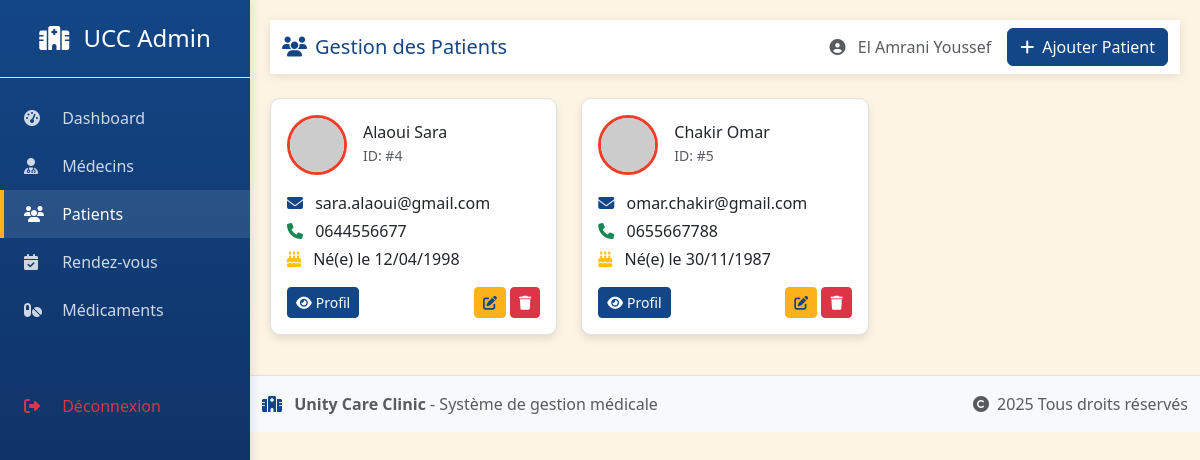
Page /routes/router.php?route=admin&patients (signed in) on the committed database.
### tables this page shows
CREATE TABLE `patients` (
  `id` int(11) NOT NULL,
  `date_naissance` date NOT NULL
);

CREATE TABLE `users` (
  `id` int(11) NOT NULL,
  `nom` varchar(50) NOT NULL,
  `prenom` varchar(50) NOT NULL,
  `email` varchar(100) NOT NULL,
  `username` varchar(50) NOT NULL,
  `password` varchar(255) NOT NULL,
  `telephone` varchar(20) DEFAULT NULL,
  `role` enum('Admin','Doctor','Patient') NOT NULL
);

### autoload.php (called while the page is built, shortened)
<?php
spl_autoload_register(function ($className) {
    $rootFile = __DIR__ . "/$className.php";
    $folders = [
        'services',
        'repositories',
        'models',
        'config',
        'view',
        'utils',
        'auth',
    ];
    foreach ($folders as $folder) {
        $file = __DIR__ . "/$folder/$className.php";
        if (file_exists($file)) {
            return;
        }
    }
});

### repositories/UserRepository.php (called while the page is built, shortened)
<?php
class UserRepository implements BaseReposetry
{
    public function __construct()
    {
        $database = new Database();
    }
}

### config/Database.php (called while the page is built, shortened)
<?php
class Database {
    private $host = "localhost";
    private $db_name = "unity_care_clinic";
    private $username = "root";
    private $password = "";
    public function dbConnection() {
        try{
            $this->conn = new PDO("mysql:host=$this->host;dbname=$this->db_name" , $this->username, $this->password);
            $this->conn->setAttribute(PDO::ATTR_ERRMODE, PDO::ERRMODE_EXCEPTION);
            return $this->conn;
        } catch(PDOException $e) {
            echo "Connection error: " . $e->getMessage();
        }
    }
}

### repositories/DoctorRepository.php (called while the page is built, shortened)
<?php
class DoctorRepository implements BaseReposetry
{
    public function __construct()
    {
        $database = new Database();
    }
}

### repositories/PatientRepository.php (called while the page is built, shortened)
<?php
class PatientRepository implements BaseReposetry
{
    private PDO $conn;
    public function __construct()
    {
        $database = new Database();
        $this->conn = $database->dbConnection();
    }
    public function getAll()
    {
        $sql = "
            SELECT
                u.id,
                u.nom,
                u.prenom,
                u.email,
                u.telephone,
                p.date_naissance
            FROM users u
            INNER JOIN patients p ON u.id = p.id
        ";
        $stmt = $this->conn->prepare($sql);
        $stmt->execute();
        return $stmt->fetchAll(PDO::FETCH_ASSOC);
    }
}

### repositories/AppointmentRepository.php (called while the page is built, shortened)
<?php
class AppointmentRepository implements BaseReposetry
{
    public function __construct()
    {
        $database = new Database();
    }
}

### repositories/MedicationRepository.php (called while the page is built, shortened)
<?php
class MedicationRepository implements BaseReposetry
{
    public function __construct()
    {
        $database = new Database();
    }
}

### services/AdminService.php (called while the page is built, shortened)
<?php
class AdminService
{
    private PatientRepository $patientRepo;
    public function __construct()
    {
        $this->patientRepo = new PatientRepository();
    }
    public function getAllPatients(): array
    {
        return $this->patientRepo->getAll();
    }
}

### view/admin/patient/index.php (the view, shortened to what this page needs)
<?php
$adminService = new AdminService();
$patients = $adminService->getAllPatients();
?>
<!DOCTYPE html>
<html lang="fr">
<head>
    <link href="https://cdn.jsdelivr.net/npm/bootstrap@5.3.0/dist/css/bootstrap.min.css" rel="stylesheet">
    <link rel="stylesheet" href="https://cdnjs.cloudflare.com/ajax/libs/font-awesome/6.4.0/css/all.min.css">
    <link rel="stylesheet" href="../../public/style.css">
</head>
<body>
    <div class="sidebar d-flex flex-column">
        <div class="p-4 text-center border-bottom">
            <h4 class="mb-0">
                <i class="fas fa-hospital me-2"></i>
                <span class="d-none d-md-inline">UCC Admin</span>
            </h4>
        </div>
        <nav class="nav flex-column mt-3">
            <a href="../routes/router.php?route=admin" class="nav-link">
                <i class="fas fa-tachometer-alt"></i>
                <span>Dashboard</span>
            </a>
            <a href="../routes/router.php?route=admin&doctors" class="nav-link">
                <i class="fas fa-user-md"></i>
                <span>Médecins</span>
            </a>
            <a href="../routes/router.php?route=admin&patients" class="nav-link active">
                <i class="fas fa-users"></i>
                <span>Patients</span>
            </a>
            <a href="../routes/router.php?route=admin&appointments" class="nav-link">
                <i class="fas fa-calendar-check"></i>
                <span>Rendez-vous</span>
            </a>
            <a href="../routes/router.php?route=admin&medications" class="nav-link">
                <i class="fas fa-pills"></i>
                <span>Médicaments</span>
            </a>
            <a href="../auth/logout.php" class="nav-link text-danger mt-5">
                <i class="fas fa-sign-out-alt"></i>
                <span>Déconnexion</span>
            </a>
        </nav>
    </div>
    <div class="main-content">
        <nav class="navbar navbar-expand-lg navbar-light mb-4">
            <div class="container-fluid">
                <div class="navbar-brand">
                    <h5 class="mb-0 text-primary">
                        <i class="fas fa-users me-2"></i>Gestion des Patients
                    </h5>
                </div>
                <div class="d-flex align-items-center">
                    <span class="me-3 text-muted">
                        <i class="fas fa-user-circle me-2"></i>
                        <?= htmlspecialchars($_SESSION['user']['nom'] . " " . $_SESSION['user']['prenom']) ?>
                    </span>
                    <button class="btn btn-primary" data-bs-toggle="modal" data-bs-target="#addPatientModal">
                        <i class="fas fa-plus me-2"></i>Ajouter Patient
                    </button>
                </div>
            </div>
        </nav>
        <div class="row">
            <?php if (!empty($patients)): ?>
                <?php foreach ($patients as $patient): ?>
                    <div class="col-md-6 col-lg-4">
                        <div class="card patient-card">
                            <div class="card-body">
                                <div class="d-flex align-items-center mb-3">
                                    <img src="https://ui-avatars.com/api/?name=<?= urlencode($patient['nom'] . '+' . $patient['prenom']) ?>&background=ED3F27&color=fff&size=60"
                                        alt="Photo" class="patient-img me-3">
                                    <div>
                                        <h6 class="mb-0"><?= htmlspecialchars($patient['nom'] . ' ' . $patient['prenom']) ?>
                                        </h6>
                                        <small class="text-muted">ID: #<?= $patient['id'] ?></small>
                                    </div>
                                </div>
                                <div class="mb-3">
                                    <p class="mb-1">
                                        <i class="fas fa-envelope text-primary me-2"></i>
                                        <?= htmlspecialchars($patient['email'] ?? '') ?>
                                    </p>
                                    <p class="mb-1">
                                        <i class="fas fa-phone text-success me-2"></i>
                                        <?= htmlspecialchars($patient['telephone'] ?? '') ?>
                                    </p>
                                    <p class="mb-0">
                                        <i class="fas fa-birthday-cake text-warning me-2"></i>
                                        Né(e) le <?= date('d/m/Y', strtotime($patient['date_naissance'] ?? date('Y-m-d'))) ?>
                                    </p>
                                </div>
                                <div class="d-flex justify-content-between">
                                    <a href="?profile=<?= $patient['id'] ?>" class="btn btn-sm btn-primary">
                                        <i class="fas fa-eye me-1"></i>Profil
                                    </a>
                                    <div>
                                        <button class="btn btn-sm btn-warning" onclick="editPatient(<?= $patient['id'] ?>)">
                                            <i class="fas fa-edit"></i>
                                        </button>
                                        <button class="btn btn-sm btn-danger" onclick="deletePatient(<?= $patient['id'] ?>)">
                                            <i class="fas fa-trash"></i>
                                        </button>
                                    </div>
                                </div>
                            </div>
                        </div>
                    </div>
                <?php endforeach; ?>
            <?php endif; ?>
        </div>
    </div>
    <footer class="bg-light border-top py-3" style="margin-left: 250px;">
        <div class="container">
            <div class="row">
                <div class="col-md-6">
                    <p class="mb-0 text-muted">
                        <i class="fas fa-hospital text-primary me-2"></i>
                        <strong>Unity Care Clinic</strong> - Système de gestion médicale
                    </p>
                </div>
                <div class="col-md-6 text-md-end">
                    <p class="mb-0 text-muted">
                        <i class="fas fa-copyright me-1"></i> <?= date('Y') ?> Tous droits réservés
                    </p>
                </div>
            </div>
        </div>
    </footer>
</body>
</html>

### public/style.css (style rules this page uses)
:root { --primary: #134686; --secondary: #ED3F27; --accent: #FEB21A; --light: #FDF4E3; }
body { background-color: var(--light); color: var(--primary); }
.navbar, .navbar-dark { background-color: var(--primary) !important; box-shadow: 0 2px 8px rgba(0, 0, 0, 0.1); }
.card { border: none; box-shadow: 0 4px 8px rgba(0, 0, 0, 0.1); border-top: 4px solid var(--primary); }
.btn-primary { background-color: var(--primary); border-color: var(--primary); }
.btn-warning { background-color: var(--accent); border-color: var(--accent); color: var(--primary); }
.text-primary { color: var(--primary) !important; }

### view/admin/patient/index.php (style rules this page uses)
.sidebar { min-height: 100vh; background: linear-gradient(180deg, var(--primary) 0%, #0d2652 100%); color: white; width: 250px; position: fixed; left: 0; top: 0; z-index: 1000; box-shadow: 2px 0 10px rgba(0, 0, 0, 0.1); }
.main-content { margin-left: 250px; padding: 20px; }
.navbar { background-color: white !important; box-shadow: 0 2px 10px rgba(0, 0, 0, 0.1); position: sticky; top: 0; z-index: 999; }
.sidebar .nav-link { color: rgba(255, 255, 255, 0.8); padding: 12px 20px; border-left: 4px solid transparent; transition: all 0.3s; }
.sidebar .nav-link:hover, .sidebar .nav-link.active { color: white; background-color: rgba(255, 255, 255, 0.1); border-left-color: var(--accent); }
.sidebar .nav-link i { width: 24px; margin-right: 10px; }
.patient-img { width: 60px; height: 60px; border-radius: 50%; object-fit: cover; border: 3px solid var(--secondary); }
.patient-card { border-radius: 10px; border: 1px solid #dee2e6; transition: all 0.3s; margin-bottom: 20px; }

### rows in the picture
patients: id.prenom "Alaoui Sara", id "4", id.email "sara.alaoui@gmail.com", id.telephone "0644556677"
patients: id.prenom "Chakir Omar", id "5", id.email "omar.chakir@gmail.com", id.telephone "0655667788"

### other values in the picture
$_SESSION['user']['nom'] . " " . $_SESSION['user']['prenom'] "El Amrani Youssef"
